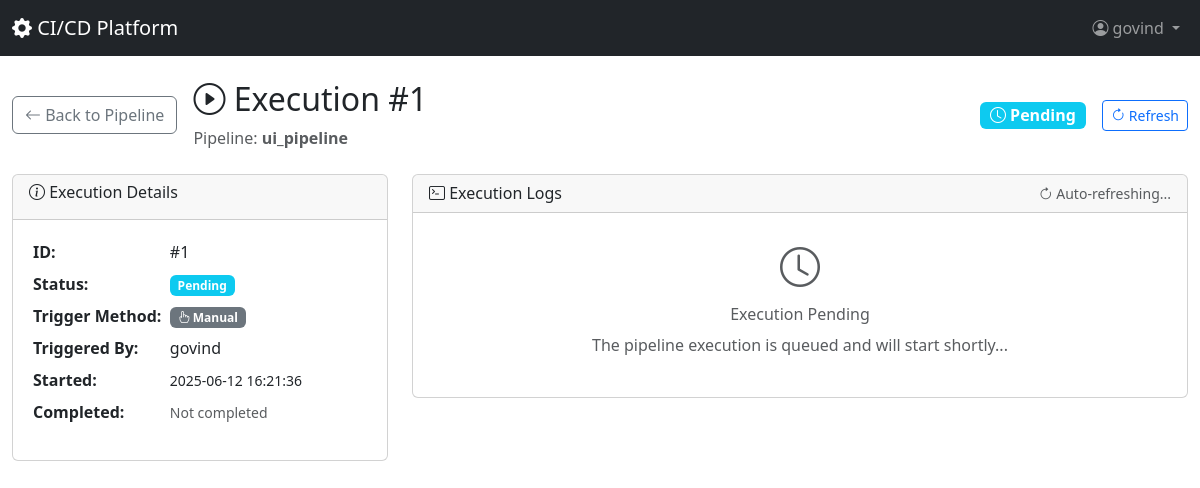
Screenshot of /pipelines/1/executions/1 (signed in) with the database file from the repository.
### models/user.py (models this page shows, shortened)
class User(db.Model):
    __tablename__ = 'users'
    id = db.Column(db.Integer, primary_key=True)
    username = db.Column(db.String(80), unique=True, nullable=False)
    email = db.Column(db.String(120), unique=True, nullable=False)
    password_hash = db.Column(db.String(255), nullable=False)
    created_at = db.Column(db.DateTime, default=datetime.utcnow)
    updated_at = db.Column(db.DateTime, default=datetime.utcnow, onupdate=datetime.utcnow)
    owned_pipelines = db.relationship('Pipeline', foreign_keys='Pipeline.owner_id', backref='owner', lazy=True)
    pipeline_permissions = db.relationship(
        'PipelinePermission',
        foreign_keys='PipelinePermission.user_id',
        backref='user',
        lazy=True
    )
    granted_permissions = db.relationship(
        'PipelinePermission',
        foreign_keys='PipelinePermission.granted_by_user_id',
        backref='granted_by_user',
        lazy=True
    )
    triggered_executions = db.relationship(
        'PipelineExecution',
        foreign_keys='PipelineExecution.triggered_by_user_id',
        backref='triggered_by_user',
        lazy=True
    )

### models/pipeline.py (models this page shows, shortened)
class PipelineExecution(db.Model):
    __tablename__ = 'pipeline_executions'
    id = db.Column(db.Integer, primary_key=True)
    pipeline_id = db.Column(db.Integer, db.ForeignKey('pipelines.id'), nullable=False)
    configuration_id = db.Column(db.Integer, db.ForeignKey('pipeline_configurations.id'), nullable=False)
    triggered_by_user_id = db.Column(db.Integer, db.ForeignKey('users.id'), nullable=True)
    trigger_method = db.Column(db.Enum('manual', 'webhook', name='trigger_method_enum'), nullable=False)
    status = db.Column(db.Enum('pending', 'running', 'success', 'failed', 'cancelled', name='execution_status_enum'), default='pending')
    started_at = db.Column(db.DateTime, default=datetime.utcnow)
    completed_at = db.Column(db.DateTime)
    logs = db.Column(db.Text)
    error_message = db.Column(db.Text)
    execution_metadata = db.Column(db.JSON)

class Pipeline(db.Model):
    __tablename__ = 'pipelines'
    id = db.Column(db.Integer, primary_key=True)
    owner_id = db.Column(db.Integer, db.ForeignKey('users.id'), nullable=False)
    name = db.Column(db.String(100), nullable=False)
    description = db.Column(db.Text)
    trigger_token = db.Column(db.String(64), unique=True, nullable=False)
    is_active = db.Column(db.Boolean, default=True)
    created_at = db.Column(db.DateTime, default=datetime.utcnow)
    updated_at = db.Column(db.DateTime, default=datetime.utcnow, onupdate=datetime.utcnow)
    configurations = db.relationship('PipelineConfiguration', backref='pipeline', lazy=True)
    executions = db.relationship('PipelineExecution', backref='pipeline', lazy=True)
    permissions = db.relationship('PipelinePermission', backref='pipeline', lazy=True)

### routes/web.py (the view)
@web_bp.route('/pipelines/<int:pipeline_id>/executions/<int:execution_id>')
@login_required
def view_execution(pipeline_id, execution_id):
    has_permission, permission_level = check_pipeline_permission(session['user_id'], pipeline_id, 'reader')
    if not has_permission:
        flash('Pipeline not found or you do not have permission to view it', 'error')
        return redirect(url_for('web.dashboard'))
    pipeline = Pipeline.query.get(pipeline_id)
    execution = PipelineExecution.query.filter_by(id=execution_id, pipeline_id=pipeline_id).first()
    if not execution:
        flash('Execution not found', 'error')
        return redirect(url_for('web.view_pipeline', pipeline_id=pipeline_id))
    return render_template('view_execution.html', pipeline=pipeline, execution=execution)

### routes/user_management.py (called while the page is built, shortened)
def check_pipeline_permission(user_id, pipeline_id, required_permission='reader'):
    pipeline = Pipeline.query.filter_by(id=pipeline_id, owner_id=user_id).first()
    if pipeline:
        return True, 'owner'

### routes/web.py (called while the page is built)
def login_required(f):
    @functools.wraps(f)
    def decorated_function(*args, **kwargs):
        if 'user_id' not in session:
            return redirect(url_for('web.login'))
        return f(*args, **kwargs)
    return decorated_function

### templates/view_execution.html (shortened to what this page needs)
{% extends "base.html" %}  {% block content %}
<div class="row mt-4">
  <div class="col-12">
    <div class="d-flex align-items-center mb-4">
      <a
        href="{{ url_for('web.view_pipeline', pipeline_id=pipeline.id) }}"
        class="btn btn-outline-secondary me-3"
      >
        <i class="bi bi-arrow-left"></i> Back to Pipeline
      </a>
      <div class="flex-grow-1">
        <h2><i class="bi bi-play-circle"></i> Execution #{{ execution.id }}</h2>
        <p class="text-muted mb-0">
          Pipeline: <strong>{{ pipeline.name }}</strong>
        </p>
      </div>
      <div class="d-flex align-items-center gap-3">
        <span
          class="badge fs-6 bg-{% if execution.status == 'success' %}success{% elif execution.status == 'failed' %}danger{% elif execution.status == 'running' %}warning{% elif execution.status == 'pending' %}info{% else %}secondary{% endif %}"
        >
          <i
            class="bi bi-{% if execution.status == 'success' %}check-circle{% elif execution.status == 'failed' %}x-circle{% elif execution.status == 'running' %}arrow-clockwise{% elif execution.status == 'pending' %}clock{% else %}question-circle{% endif %}"
          ></i>
          {{ execution.status.title() }}
        </span>
        {% if execution.status in ['pending', 'running'] %}
        <button
          class="btn btn-sm btn-outline-primary"
          onclick="refreshStatus()"
        >
          <i class="bi bi-arrow-clockwise"></i> Refresh
        </button>
        {% endif %}
      </div>
    </div>
  </div>
</div>
<div class="row">
  <div class="col-lg-4">
    <div class="card mb-4">
      <div class="card-header">
        <h6><i class="bi bi-info-circle"></i> Execution Details</h6>
      </div>
      <div class="card-body">
        <table class="table table-sm table-borderless">
          <tr>
            <th width="40%">ID:</th>
            <td>#{{ execution.id }}</td>
          </tr>
          <tr>
            <th>Status:</th>
            <td>
              <span
                class="badge bg-{% if execution.status == 'success' %}success{% elif execution.status == 'failed' %}danger{% elif execution.status == 'running' %}warning{% elif execution.status == 'pending' %}info{% else %}secondary{% endif %}"
              >
                {{ execution.status.title() }}
              </span>
            </td>
          </tr>
          <tr>
            <th>Trigger Method:</th>
            <td>
              <span class="badge bg-secondary">
                <i
                  class="bi bi-{% if execution.trigger_method == 'manual' %}hand-index{% else %}webhook{% endif %}"
                ></i>
                {{ execution.trigger_method.title() }}
              </span>
            </td>
          </tr>
          {% if execution.triggered_by_user %}
          <tr>
            <th>Triggered By:</th>
            <td>{{ execution.triggered_by_user.username }}</td>
          </tr>
          {% endif %}
          <tr>
            <th>Started:</th>
            <td>
              {% if execution.started_at %}
              <small
                >{{ execution.started_at.strftime('%Y-%m-%d %H:%M:%S') }}</small
              >
              {% else %}
              <small class="text-muted">Not started</small>
              {% endif %}
            </td>
          </tr>
          <tr>
            <th>Completed:</th>
            <td>
              {% if execution.completed_at %}
              <small
                >{{ execution.completed_at.strftime('%Y-%m-%d %H:%M:%S')
                }}</small
              >
              {% else %}
              <small class="text-muted"
                >{% if execution.status == 'running' %}In progress...{% else
                %}Not completed{% endif %}</small
              >
              {% endif %}
            </td>
          </tr>
        </table>
      </div>
    </div>
  </div>
  <div class="col-lg-8">
    <div class="card">
      <div
        class="card-header d-flex justify-content-between align-items-center"
      >
        <h6 class="mb-0"><i class="bi bi-terminal"></i> Execution Logs</h6>
        {% if execution.status in ['pending', 'running'] %}
        <small class="text-muted">
          <i class="bi bi-arrow-clockwise spinning"></i>
          Auto-refreshing...
        </small>
        {% endif %}
      </div>
      <div class="card-body p-0">
        {% if execution.logs %}
        <pre
          class="bg-dark text-light p-3 mb-0"
          style="max-height: 600px; overflow-y: auto; white-space: pre-wrap"
          id="execution-logs"
        ><code>{{ execution.logs }}</code></pre>
        {% elif execution.status == 'pending' %}
        <div class="p-4 text-center text-muted">
          <i class="bi bi-clock fs-1"></i>
          <h6 class="mt-2">Execution Pending</h6>
          <p>The pipeline execution is queued and will start shortly...</p>
        </div>
        {% elif execution.status == 'running' %}
        <div class="p-4 text-center text-muted">
          <i class="bi bi-arrow-clockwise fs-1 spinning"></i>
          <h6 class="mt-2">Execution Running</h6>
          <p>The pipeline is currently executing. Logs will appear here...</p>
        </div>
        {% else %}
        <div class="p-4 text-center text-muted">
          <i class="bi bi-journal-x fs-1"></i>
          <h6 class="mt-2">No Logs Available</h6>
          <p>No execution logs were generated for this run.</p>
        </div>
        {% endif %}
      </div>
    </div>
  </div>
</div>
{% endblock %}

### templates/base.html (shortened to what this page needs)
<!DOCTYPE html>
<html lang="en">
  <head>
    <link
      href="https://cdn.jsdelivr.net/npm/bootstrap@5.3.0/dist/css/bootstrap.min.css"
      rel="stylesheet"
    />
    <link
      href="https://cdn.jsdelivr.net/npm/bootstrap-icons@1.10.0/font/bootstrap-icons.css"
      rel="stylesheet"
    />
  </head>
  <body>
    {% if session.user_id %}
    <nav class="navbar navbar-expand-lg navbar-dark bg-dark">
      <div class="container-fluid">
        <a class="navbar-brand" href="{{ url_for('web.dashboard') }}">
          <i class="bi bi-gear-fill"></i> CI/CD Platform
        </a>
        <div class="navbar-nav ms-auto">
          <div class="nav-item dropdown">
            <a
              class="nav-link dropdown-toggle"
              href="#"
              role="button"
              data-bs-toggle="dropdown"
            >
              <i class="bi bi-person-circle"></i> {{ session.username }}
            </a>
          </div>
        </div>
      </div>
    </nav>
    {% endif %}
    <div class="container-fluid">
       {% block content %}{% endblock %}
    </div>
  </body>
</html>

### templates/view_execution.html (style rules this page uses)
.spinning { animation: spin 1s linear infinite; }

### rows the page displays
User: username "govind", triggered_by_user.username "govind"
PipelineExecution: id "1", status "Pending", trigger_method "Manual", started_at "2025-06-12 16:21:36"
Pipeline: name "ui_pipeline"
